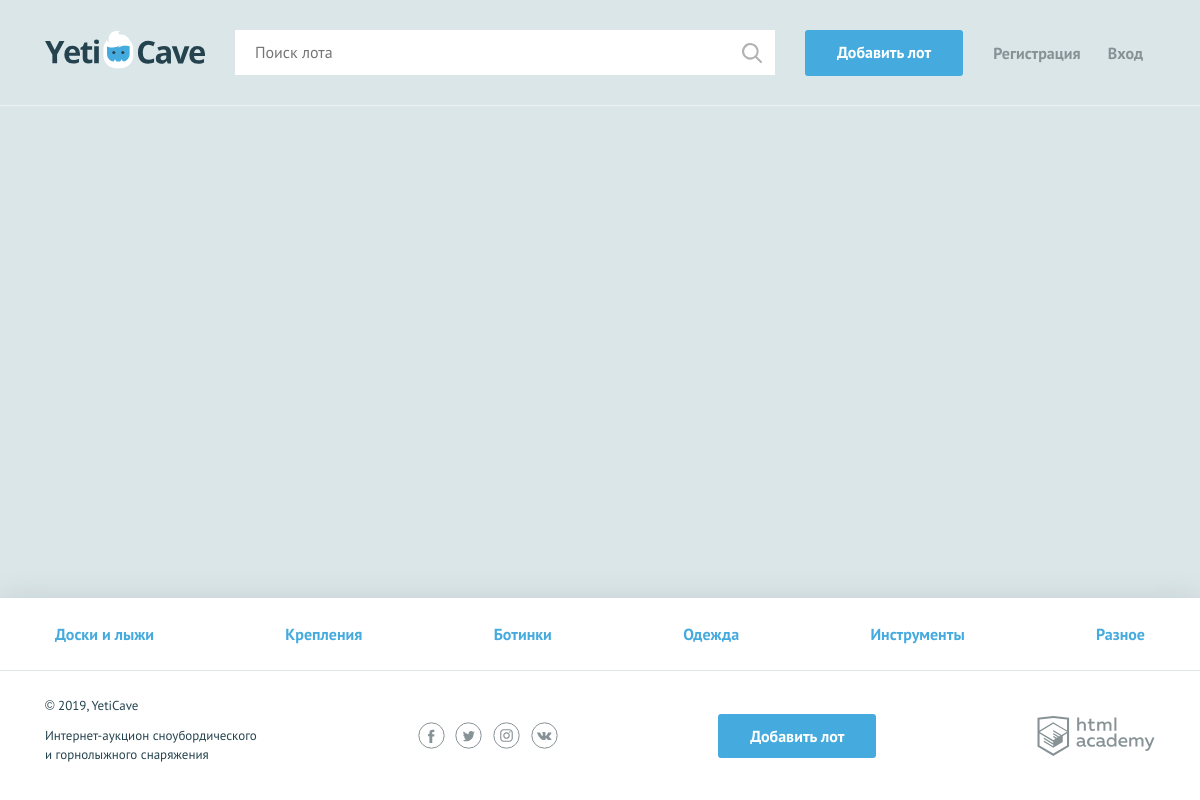
Screenshot of /lot.php with the database file from the repository.
### tables this page shows
CREATE TABLE categories (
  id INT AUTO_INCREMENT PRIMARY KEY,
  title_category CHAR(100) UNIQUE NOT NULL,
  alias CHAR(50) NOT NULL
);

### functions.php (called while the page is built, shortened)
<?php
function include_template ($name, $data) {
    $name = 'templates/' . $name;
    extract($data);
    require $name;
    return ob_get_clean();
};
function db_get_prepare_stmt ($link, $sql, $data = []) {
    $stmt = mysqli_prepare($link, $sql);
    return $stmt;
};
function db_fetch_data ($link, $sql, $data = []) {
    $stmt = db_get_prepare_stmt($link, $sql, $data);
    mysqli_stmt_execute($stmt);
    if ($res = mysqli_stmt_get_result($stmt)) {
        return mysqli_fetch_all($res, MYSQLI_ASSOC);
    }
}

### templates/layout.php (the view, shortened to what this page needs)
<!DOCTYPE html>
<html lang="ru">
<head>
    <link href="css/normalize.min.css" rel="stylesheet">
    <link href="css/style.css" rel="stylesheet">
</head>
<body>
<div class="page-wrapper">
<header class="main-header">
    <div class="main-header__container container">
        <a class="main-header__logo">
            <img src="img/logo.svg" width="160" height="39" alt="Логотип компании YetiCave">
        </a>
        <form class="main-header__search" method="get" action="https://echo.htmlacademy.ru">
            <input type="search" name="search" placeholder="Поиск лота">
            <input class="main-header__search-btn" type="submit" name="find" value="Найти">
        </form>
        <a class="main-header__add-lot button" href="add.php">Добавить лот</a>
        <nav class="user-menu">
        <?php if (isset($_SESSION["user"])): ?>
            <div class="user-menu__logged">
                <p><?= $username = $_SESSION["user"]["name"]; ?></p>
                <p class="user-menu__item"><a href="logout.php">Выход</a></p>
            </div>
        <?php else: ?>
            <ul class="user-menu__list">
                <li class="user-menu__item">
                    <a href="sign.php">Регистрация</a>
                </li>
                <li class="user-menu__item">
                    <a href="login.php">Вход</a>
                </li>
            </ul>
        <?php endif; ?>
        </nav>
    </div>
</header>
</div>
<footer class="main-footer">
    <nav class="nav">
        <ul class="nav__list container">
            <?php foreach ($categories as $alias => $category): ?>
                <li class="nav__item">
                    <a href="index.php?category=<?= $category["alias"]; ?>"><?= $category["title_category"]; ?></a>
                </li>
            <?php endforeach; ?>
        </ul>
    </nav>
    <div class="main-footer__bottom container">
        <div class="main-footer__copyright">
            <p>© 2019, YetiCave</p>
            <p>Интернет-аукцион сноубордического и горнолыжного снаряжения</p>
        </div>
        <div class="main-footer__social social">
            <a class="social__link social__link--facebook" href="#">
            </a>
            <a class="social__link social__link--twitter" href="#">
            </a>
            <a class="social__link social__link--instagram" href="#">
            </a>
            <a class="social__link social__link--vkontakte" href="#">
            </a>
        </div>
        <a class="main-footer__add-lot button" href="add.php">Добавить лот</a>
        <div class="main-footer__developed-by">
            <a class="logo-academy" href="https://htmlacademy.ru/intensive/php">
            </a>
        </div>
    </div>
</footer>
</body>
</html>

### css/style.css (style rules this page uses)
html, body { height: 100%; }
.page-wrapper { display: flex; flex-direction: column; min-height: 100%; margin-bottom: -202px; }
.page-wrapper::after { content: ""; display: block; }
.page-wrapper::after { height: 85px; }
body { min-width: 1140px; background-color: #dbe6e9; font-family: "PT Sans", sans-serif; font-weight: 400; font-size: 16px; line-height: 26px; color: #25434e; }
a { text-decoration: none; }
.container { width: 1110px; margin: 0 auto; padding: 0 15px; }
.button { display: block; padding: 9px 32px; background-color: #45abde; color: #ffffff; text-align: center; font-weight: 700; border: none; border-radius: 3px; }
.main-header { padding: 30px 0 29px; border-bottom: 1px solid rgba(255, 255, 255, 0.5); }
.main-header__container { display: -webkit-flex; display: -ms-flexbox; display: flex; -webkit-justify-content: flex-start; -ms-flex-pack: start; justify-content: flex-start; }
.main-header__logo { display: block; margin-right: 30px; }
.main-header__search { position: relative; width: 540px; margin-right: 30px; }
.main-header__search input[type="search"] { width: 100%; padding: 8px 19px 9px 19px; border: 1px solid #ffffff; }
.main-header__search-btn { content: ""; position: absolute; top: 3px; right: 3px; width: 20px; height: 20px; padding: 20px; background: url("../img/search.svg") center no-repeat; opacity: 0.3; border: 0; font-size: 0; }
.main-header__add-lot { max-width: 160px; margin-right: 30px; }
.user-menu__list { display: -webkit-flex; display: -ms-flexbox; display: flex; -webkit-justify-content: space-between; -ms-flex-pack: justify; justify-content: space-between; -webkit-flex-wrap: wrap; -ms-flex-wrap: wrap; flex-wrap: wrap; width: 150px; margin: 0; margin-top: 10px; padding: 0; list-style: none; }
.user-menu__item a { color: #879296; font-weight: 700; }
.user-menu { display: -webkit-flex; display: -ms-flexbox; display: flex; }
.main-footer { background-color: #ffffff; box-shadow: 0 0 30px 0 rgba(0, 0, 0, 0.1); }
.main-footer__bottom { display: -webkit-flex; display: -ms-flexbox; display: flex; -webkit-justify-content: space-between; -ms-flex-pack: justify; justify-content: space-between; -webkit-align-items: center; -ms-flex-align: center; align-items: center; padding: 25px 0; }
.main-footer__copyright { max-width: 212px; }
.main-footer__copyright p { margin: 0; margin-bottom: 11px; font-size: 13px; line-height: 19px; }
.main-footer__social { width: 140px; }
.social { display: -webkit-flex; display: -ms-flexbox; display: flex; -webkit-justify-content: space-between; -ms-flex-pack: justify; justify-content: space-between; -webkit-flex-wrap: wrap; -ms-flex-wrap: wrap; flex-wrap: wrap; }
.social__link { width: 27px; height: 27px; }
.logo-academy { display: block; width: 118px; height: 40px; }
.nav { background-color: #ffffff; border-bottom: 1px solid #e1e6e7; }
.nav__list { display: -webkit-flex; display: -ms-flexbox; display: flex; -webkit-justify-content: space-between; -ms-flex-pack: justify; justify-content: space-between; -webkit-flex-wrap: wrap; -ms-flex-wrap: wrap; flex-wrap: wrap; list-style: none; }
.nav__item a { position: relative; display: block; padding: 12px 10px; font-weight: 700; color: #45abde; }
.nav__item a::before { content: ""; display: none; position: absolute; bottom: 0; width: calc(100% - 20px); height: 3px; background-color: #e2e5e6; }
.main-footer .nav__item a { padding: 23px 10px; }

### rows the page displays
categories: title_category "Доски и лыжи"
categories: title_category "Крепления"
categories: title_category "Ботинки"
categories: title_category "Одежда"
categories: title_category "Инструменты"
categories: title_category "Разное"
